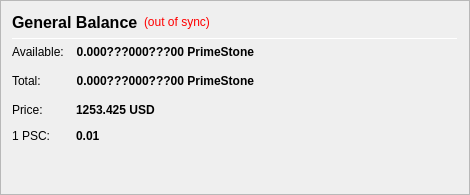
                   <widget class="QFrame" name="frame_CombinedBalances">
                    <property name="minimumSize">
                     <size>
                      <width>470</width>
                      <height>0</height>
                     </size>
                    </property>
                    <property name="frameShape">
                     <enum>QFrame::StyledPanel</enum>
                    </property>
                    <property name="frameShadow">
                     <enum>QFrame::Raised</enum>
                    </property>
                    <layout class="QVBoxLayout" name="verticalLayout_5">
                     <item>
                      <layout class="QHBoxLayout" name="horizontalLayout_5" stretch="0,0,0">
                       <item>
                        <widget class="QLabel" name="label_5z">
                         <property name="minimumSize">
                          <size>
                           <width>0</width>
                           <height>20</height>
                          </size>
                         </property>
                         <property name="font">
                          <font>
                           <pointsize>12</pointsize>
                           <weight>75</weight>
                           <bold>true</bold>
                          </font>
                         </property>
                         <property name="toolTip">
                          <string>General Balance (including unconfirmed and immature coins)</string>
                         </property>
                         <property name="text">
                          <string>General Balance</string>
                         </property>
                        </widget>
                       </item>
                       <item>
                        <widget class="QLabel" name="labelWalletStatus">
                         <property name="cursor">
                          <cursorShape>WhatsThisCursor</cursorShape>
                         </property>
                         <property name="toolTip">
                          <string>The displayed information may be out of date. Your wallet automatically synchronizes with the PrimeStone network after a connection is established, but this process has not completed yet.</string>
                         </property>
                         <property name="styleSheet">
                          <string notr="true">QLabel { color: red; }</string>
                         </property>
                         <property name="text">
                          <string notr="true">(out of sync)</string>
                         </property>
                         <property name="alignment">
                          <set>Qt::AlignLeading|Qt::AlignLeft|Qt::AlignVCenter</set>
                         </property>
                        </widget>
                       </item>
                       <item>
                        <spacer name="horizontalSpacer_1">
                         <property name="orientation">
                          <enum>Qt::Horizontal</enum>
                         </property>
                         <property name="sizeHint" stdset="0">
                          <size>
                           <width>40</width>
                           <height>20</height>
                          </size>
                         </property>
                        </spacer>
                       </item>
                      </layout>
                     </item>
                     <item>
                      <widget class="Line" name="line_CombinedBalance">
                       <property name="minimumSize">
                        <size>
                         <width>0</width>
                         <height>1</height>
                        </size>
                       </property>
                       <property name="maximumSize">
                        <size>
                         <width>16777215</width>
                         <height>1</height>
                        </size>
                       </property>
                       <property name="orientation">
                        <enum>Qt::Horizontal</enum>
                       </property>
                      </widget>
                     </item>
                     <item>
                      <layout class="QGridLayout" name="gridLayout_3">
                       <property name="spacing">
                        <number>12</number>
                       </property>
                       <item row="1" column="0">
                        <widget class="QLabel" name="labelBalanceTextz">
                         <property name="text">
                          <string>Available:</string>
                         </property>
                        </widget>
                       </item>
                       <item row="1" column="1">
                        <widget class="QLabel" name="labelBalancez">
                         <property name="font">
                          <font>
                           <weight>75</weight>
                           <bold>true</bold>
                          </font>
                         </property>
                         <property name="cursor">
                          <cursorShape>IBeamCursor</cursorShape>
                         </property>
                         <property name="toolTip">
                          <string>Your current spendable balance</string>
                         </property>
                         <property name="text">
                          <string notr="true">0.000???000???00 PrimeStone</string>
                         </property>
                         <property name="alignment">
                          <set>Qt::AlignRight|Qt::AlignTrailing|Qt::AlignVCenter</set>
                         </property>
                         <property name="textInteractionFlags">
                          <set>Qt::LinksAccessibleByMouse|Qt::TextSelectableByKeyboard|Qt::TextSelectableByMouse</set>
                         </property>
                        </widget>
                       </item>
                       <item row="2" column="0">
                        <widget class="QLabel" name="labelTotalTextz">
                         <property name="text">
                          <string>Total:</string>
                         </property>
                        </widget>
                       </item>
                       <item row="2" column="1">
                        <widget class="QLabel" name="labelTotalz">
                         <property name="font">
                          <font>
                           <weight>75</weight>
                           <bold>true</bold>
                          </font>
                         </property>
                         <property name="cursor">
                          <cursorShape>IBeamCursor</cursorShape>
                         </property>
                         <property name="toolTip">
                          <string>Total Balance, including all unavailable coins.</string>
                         </property>
                         <property name="text">
                          <string notr="true">0.000???000???00 PrimeStone</string>
                         </property>
                         <property name="alignment">
                          <set>Qt::AlignRight|Qt::AlignTrailing|Qt::AlignVCenter</set>
                         </property>
                         <property name="textInteractionFlags">
                          <set>Qt::LinksAccessibleByMouse|Qt::TextSelectableByKeyboard|Qt::TextSelectableByMouse</set>
                         </property>
                        </widget>
                       </item>
                       <item row="2" column="3">
                        <spacer name="horizontalSpacer_2">
                         <property name="orientation">
                          <enum>Qt::Horizontal</enum>
                         </property>
                         <property name="sizeHint" stdset="0">
                          <size>
                           <width>40</width>
                           <height>20</height>
                          </size>
                         </property>
                        </spacer>
                       </item>
                       <item row="3" column="0">
                        <widget class="QLabel" name="labelPriceTextz">
                         <property name="text">
                          <string>Price:</string>
                         </property>
                        </widget>
                       </item>
                       <item row="3" column="1">
                        <widget class="QLabel" name="labelPricez">
                         <property name="font">
                          <font>
                           <weight>75</weight>
                           <bold>true</bold>
                          </font>
                         </property>
                         <property name="cursor">
                          <cursorShape>IBeamCursor</cursorShape>
                         </property>
                         <property name="toolTip">
                          <string>Total cost of coins</string>
                         </property>
                         <property name="text">
                          <string>1253.425 USD</string>
                         </property>
                        </widget>
                       </item>
                       <item row="4" column="0">
                        <widget class="QLabel" name="labelUSDPriceTextz">
                         <property name="text">
                          <string>1 PSC:</string>
                         </property>
                        </widget>
                       </item>
                       <item row="4" column="1">
                        <widget class="QLabel" name="labelUSDPricez">
                         <property name="font">
                          <font>
                           <weight>75</weight>
                           <bold>true</bold>
                          </font>
                         </property>
                         <property name="cursor">
                         <cursorShape>IBeamCursor</cursorShape>
                         </property>
                         <property name="toolTip">
                          <string>Cost of 1 PSC coin</string>
                         </property>
                         <property name="text">
                          <string>0.01</string>
                         </property>
                        </widget>
                       </item>
                      </layout>
                     </item>
                     <item>
                      <spacer name="verticalSpacer_1">
                       <property name="orientation">
                        <enum>Qt::Vertical</enum>
                       </property>
                       <property name="sizeHint" stdset="0">
                        <size>
                         <width>20</width>
                         <height>40</height>
                        </size>
                       </property>
                      </spacer>
                     </item>
                    </layout>
                   </widget>
